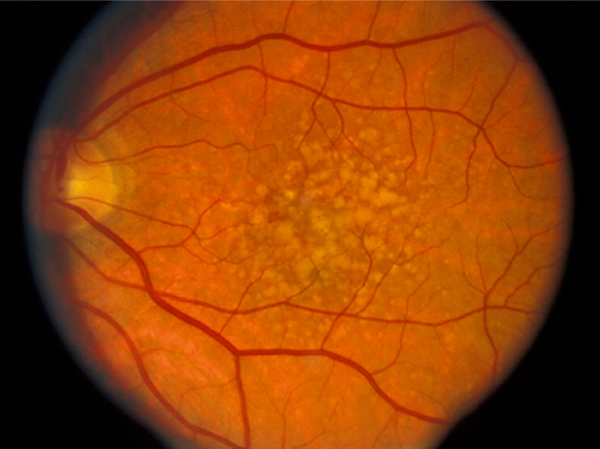
#> input picture images/retina-image.jpg, 600 x 449 px
$ jupyter execute biomedia_features_04_skeleton.ipynb   (shell and % lines are left out)
#> lines starting #> are read from the running program, lines starting #| are printed output that depends on the picture; after the words box and inside, x2 and y2 are one past the last pixel; in counts of white or black regions, pixels touching at a corner belong together
<div class="alert alert-block alert-info">
Visit the <a href="https://github.com/engs1258/biomedical-image-analysis-notebooks/wiki">wiki</a> pages to find some additional documentation and instructions on how view an interactive verson of these notebooks using binder.</div>

---

[cell 1]
import math
import numpy as np
import matplotlib.pyplot as plt


from skimage import measure
from skimage.color import rgb2gray
from skimage import io
from skimage import filters
from skimage.filters import median, sato, meijering, frangi, hessian
from skimage.morphology import disk
from skimage import feature
from skimage import exposure
from skimage.util import crop
from skimage.filters import threshold_otsu
from skimage.morphology import medial_axis, skeletonize

[cell 2]
image = io.imread("../images/retina-image.jpg")
#> image is the input picture: shape (449, 600, 3); mean R, G, B 141.9, 62.9, 6.9
grayscale = rgb2gray(image)
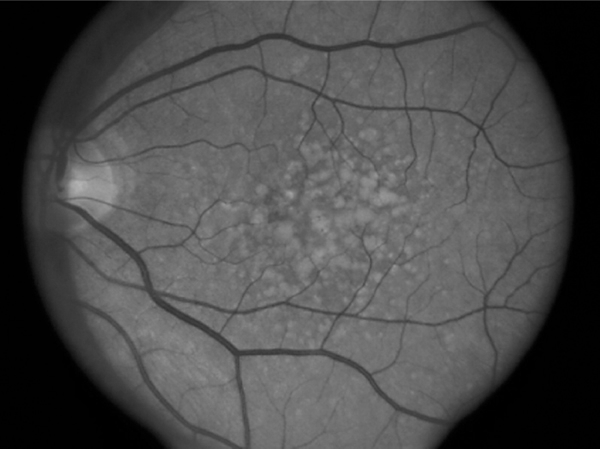
#> grayscale: shape (449, 600) float64; min 0, max 0.71, mean 0.297

[cell 3]
fig, ax = plt.subplots(figsize=(8, 8))
plt.imshow(grayscale, cmap=plt.cm.gray)

## Apply a median filter for denoising

[cell 4]
image_med = median(grayscale, disk(13))
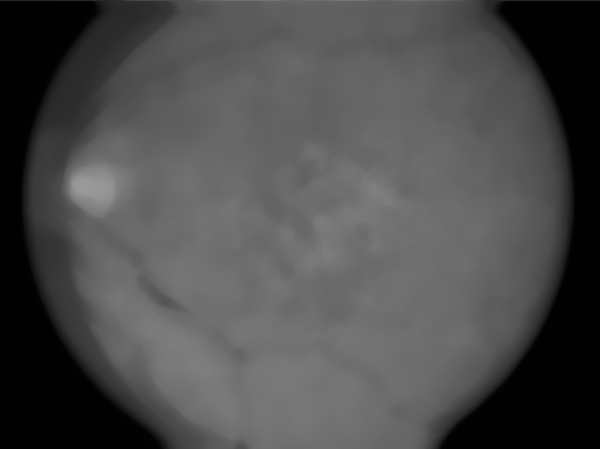
#> image_med: shape (449, 600) float64; min 0, max 0.606, mean 0.3

[cell 5]
ig, ax = plt.subplots(figsize=(8, 8))
plt.imshow(grayscale, cmap=plt.cm.gray)

## Application of the Frangi detector

[cell 6]
vessels_frangi = frangi(grayscale)

The scaling of the frangi detector is very weak. We use the histogram equalization to scale the image appropriately

[cell 7]
vessels_frangi = crop(vessels_frangi, 10)
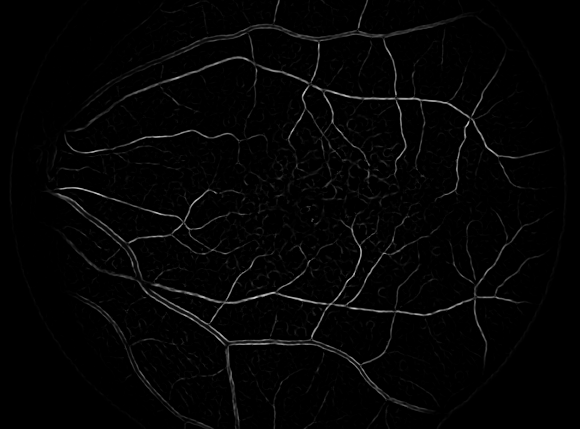
#> vessels_frangi: shape (429, 580) float64; min 0, max 0.858, mean 0.0177
vessels_frangi = exposure.equalize_hist(vessels_frangi)
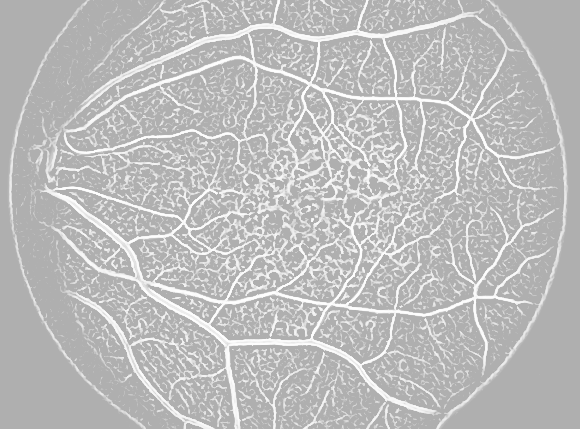
#> vessels_frangi: shape (429, 580) float64; min 0.688, max 1, mean 0.741
thresh = threshold_otsu(vessels_frangi)
#> thresh = 0.796
binary = vessels_frangi > thresh
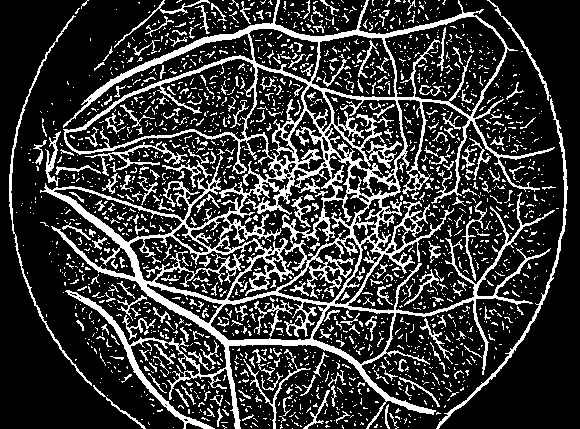
#> binary: shape (429, 580) bool; 22.3% white in thin lines or dots

[cell 8]
fig, ax = plt.subplots(figsize=(12, 12))
ax = plt.subplot(1,1,1)
plt.imshow(binary, cmap='gray')
ax.set_title('Frangi Filter', y=1.05, fontsize=18)

## Skeletonization via thinning

[cell 9]
skeleton = skeletonize(binary)
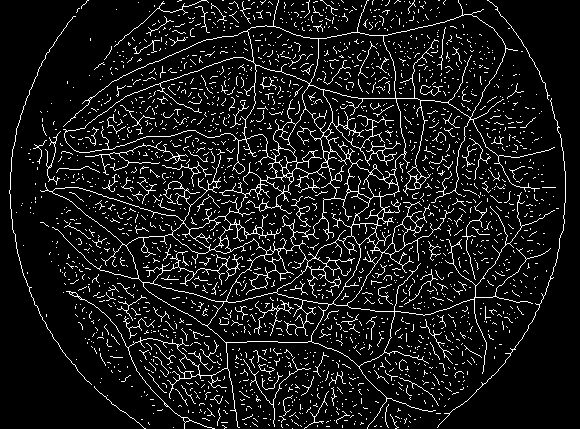
#> skeleton: shape (429, 580) bool; 9.2% white in thin lines or dots

[cell 10]
fig, ax = plt.subplots(figsize=(12, 12))
ax.imshow(skeleton, cmap='magma')
ax.set_title('thinning', y=1.05, fontsize=18)
ax.axis('off')

[cell 11]
## Skeletonizaton via Medial Axis

[cell 12]
skel, distance = medial_axis(binary, return_distance=True)
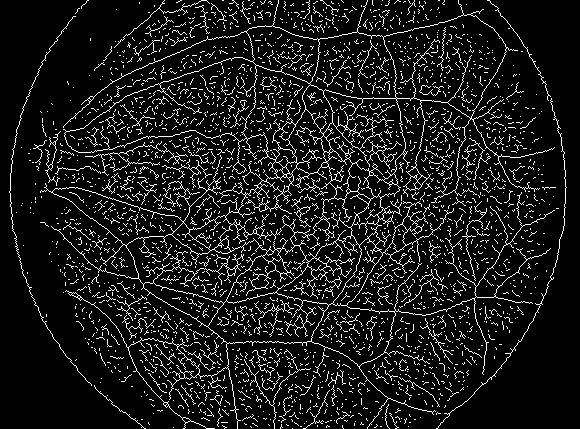
#> skel: shape (429, 580) bool; 10.1% white in thin lines or dots
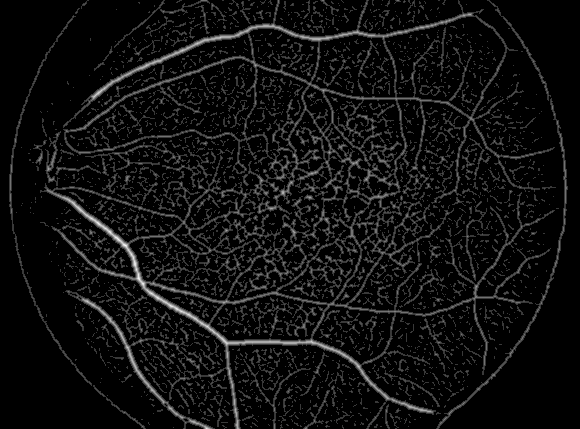
#> distance: shape (429, 580) float64; min 0, max 4.47, mean 0.274; drawn with min black and max white
dist_on_skel = distance * skel
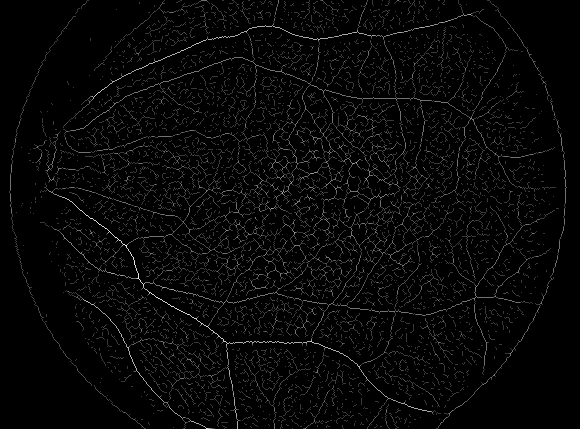
#> dist_on_skel: shape (429, 580) float64; min 0, max 4.47, mean 0.13; drawn with min black and max white

[cell 13]
fig, ax = plt.subplots(figsize=(12, 12))
ax.imshow(dist_on_skel, cmap='magma')
ax.contour(binary, [0.5], colors='w')
ax.set_title('medial_axis')
ax.axis('off')
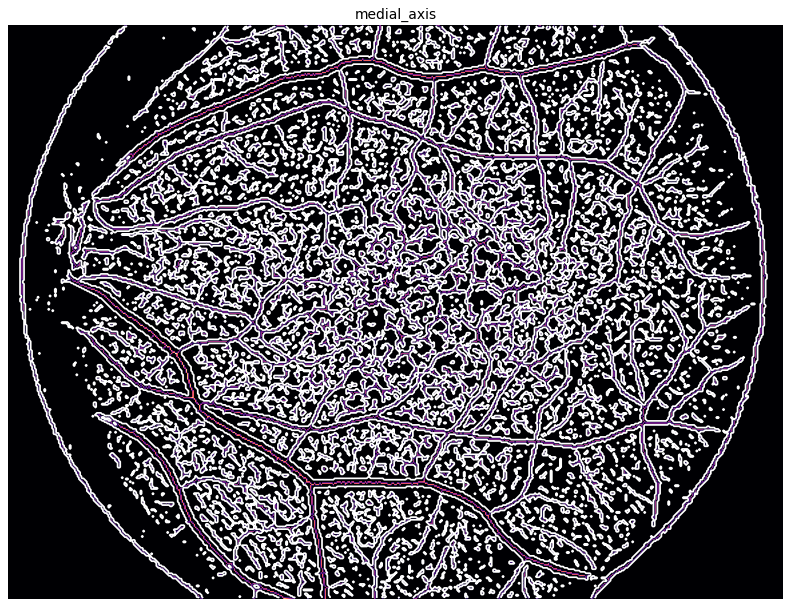
#> figure drawn by matplotlib, 1 panel

$ run again, with images/Lyuba-CT_350.jpg copied over images/retina-image.jpg
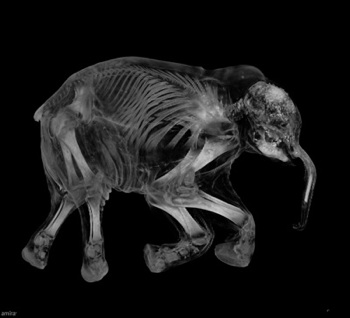
#> input picture images/Lyuba-CT_350.jpg, 350 x 318 px
#> image is the input picture: shape (318, 350); min 0, max 213, mean 24.2
#> `vessels_frangi = exposure.equalize_hist(vessels_frangi)`:
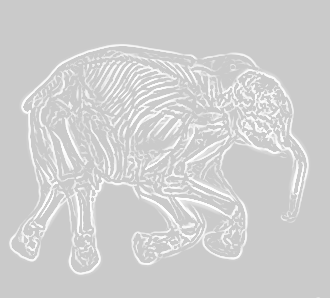
#> vessels_frangi: shape (298, 330) float64; min 0.795, max 1, mean 0.817
#> thresh = 0.864
#> binary: shape (298, 330) bool; 14.3% white in thin lines or dots, all inside (x1, y1, x2, y2) = (9, 44, 319, 298)
#> skeleton: shape (298, 330) bool; 6.5% white in thin lines or dots, all inside (x1, y1, x2, y2) = (10, 44, 319, 298)
#> `[cell 13] fig, ax = plt.subplots(figsize=(12, 12)) ax.imshow(dist_on_s..`:
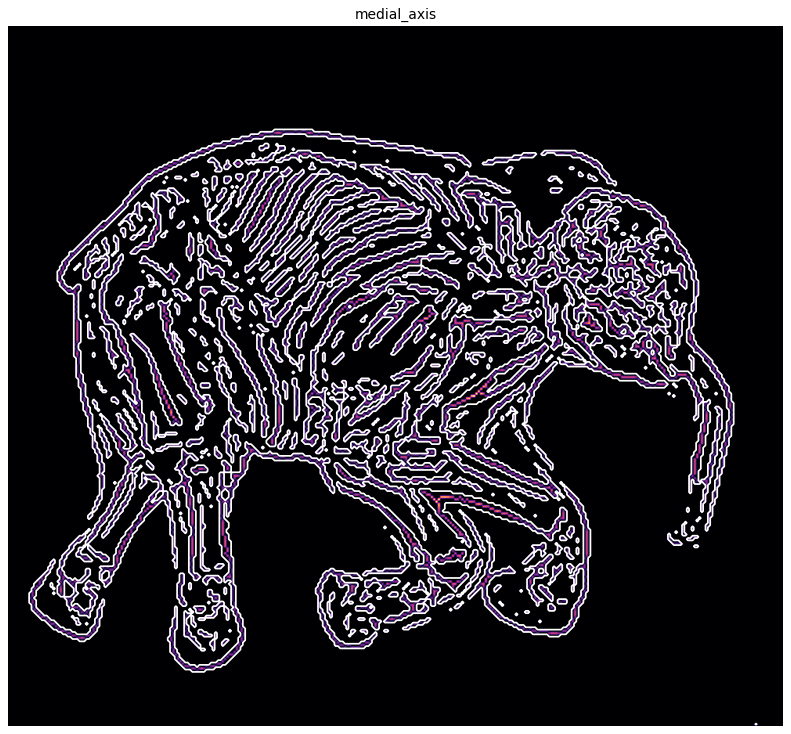
#> figure drawn by matplotlib, 1 panel
